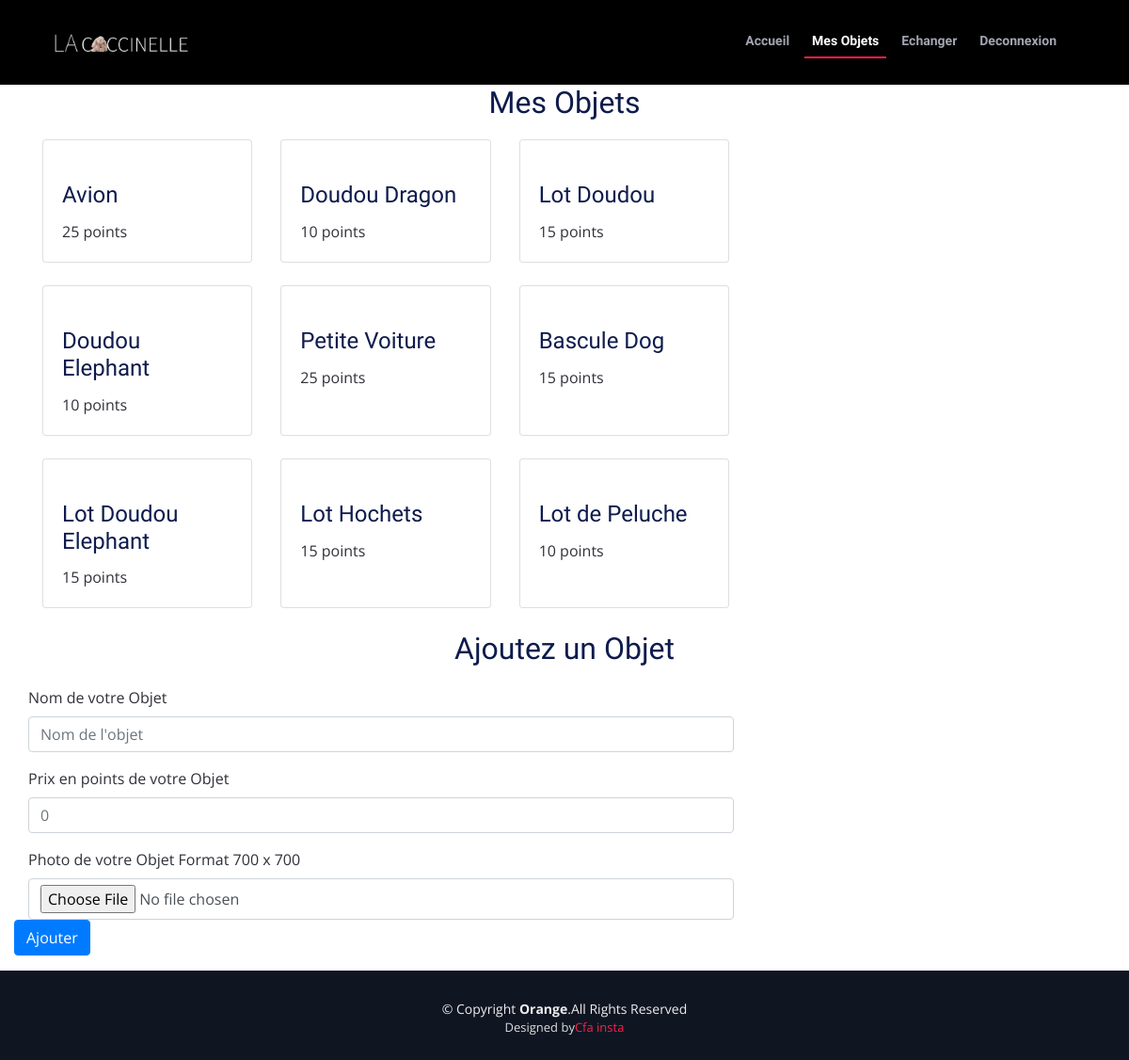
The page /mesobjets.php (signed in) on the database as committed earlier.
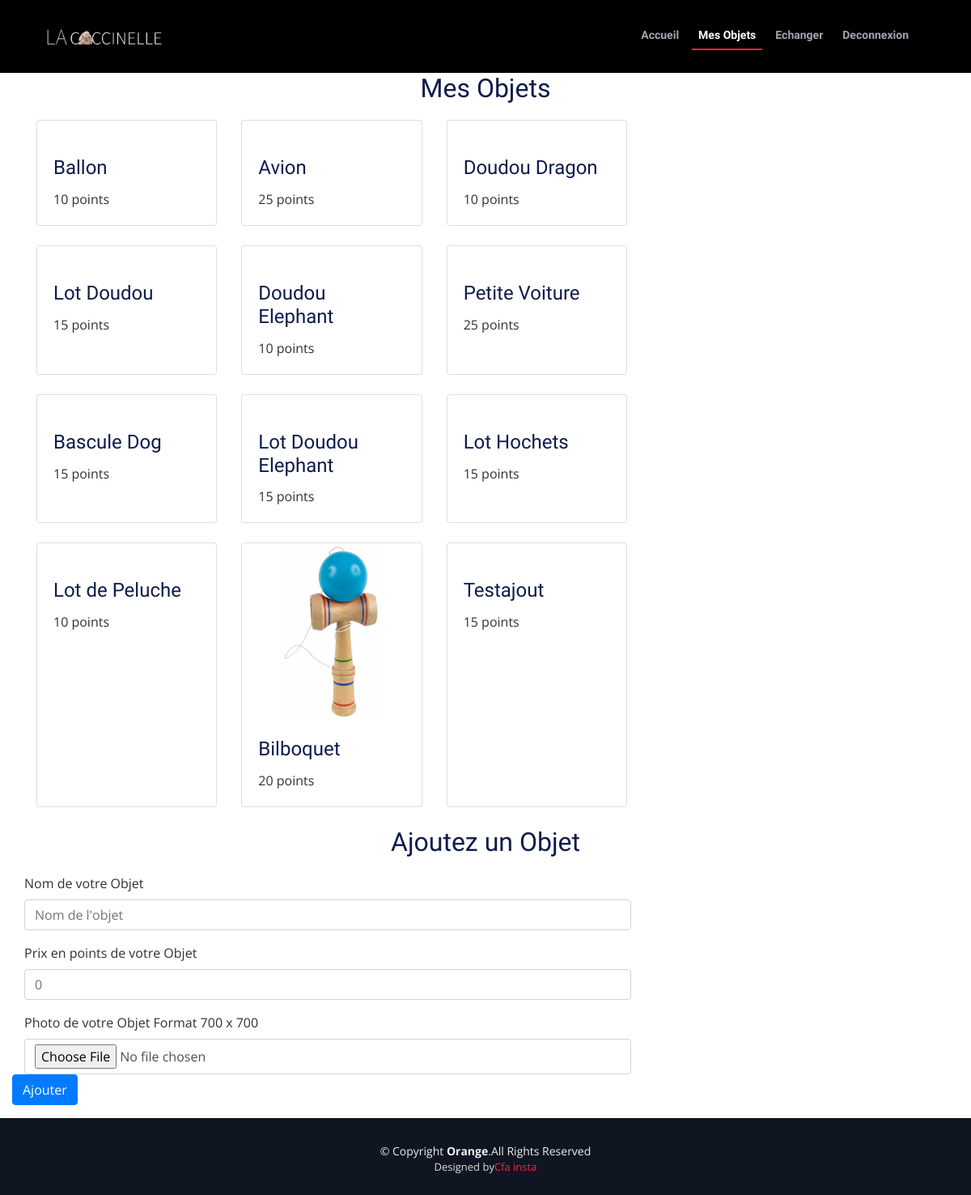
The same page on the database as committed later.
### tables this page shows
CREATE TABLE `objet` (
  `ID_Objet` int(11) NOT NULL,
  `Nom` varchar(50) NOT NULL,
  `Prix` int(5) NOT NULL,
  `Img` varchar(50) NOT NULL,
  `En_vente` tinyint(1) NOT NULL,
  `Id_enfant` int(11) NOT NULL
);

### controleur/leControleur.php (called while the page is built, shortened)
<?php
require_once("../modele/leModele.php");
class leControleur
{
    private $unModele;
    public function __construct($server,$bdd,$user,$mdp)
    {
        $this->unModele = new leModele($server,$bdd,$user,$mdp);
    }
	public function selectObjetsByChild($id_enfant)
    {
        return $this->unModele->selectObjetsByChild($id_enfant);
    }
}

### modele/leModele.php (called while the page is built, shortened)
<?php
class leModele {
    private $unPdo;
    public function __construct($server, $bdd, $user, $mdp)
    {
        $this->unPdo = null;
        try
        {
            $this->unPdo = new PDO("mysql:host=".$server.";dbname=".$bdd,$user,$mdp);
        }
        catch(PDOExecption $exp)
        {
            echo "Erreur de connexion à la base données";
            echo $exp->getMessage();
        }
    }
	public function selectObjetsByChild($id_enfant)
    {
    if ($this->unPdo != null) {
            $requete = "select * from Objet where id_enfant = :id_enfant;";
			$donnees = array(":id_enfant"=>$id_enfant);
            $select = $this->unPdo->prepare($requete);
            $select->execute($donnees);
            $result = $select->fetchAll();
            return $result;
        }
    }
}
?>

### vue/affichage/vueMesObjets.php (the view, shortened to what this page needs)
<h2> Mes Objets </h2>
<div class="container">
            <div class="row">
                <div class="col-lg-8">
                    <div class="row">
                        <?php
                        foreach ($result as $unResultat) {
                            ?>
                            <div class="col-lg-4 col-md-6 mb-4">
                                <div class="card h-100">
                                    <a href="#" data-toggle="modal" data-target="#<?php echo $unResultat['Nom']; ?>"><img class="card-img-top" src="../<?php echo $unResultat['Img']; ?>" alt=""></a>
                                    <div class="card-body">
                                        <h4 class="card-title">
                                            <?php
                                            echo "<td>", $unResultat['Nom'], "</td>";
                                            ?>
                                        </h4>
                                        <?php
                                        echo "<td>", $unResultat['Prix'], " points </td>";
                                        ?>
                                    </div>
                                </div>
                            </div>
    <?php
}
?>
                    </div>
                </div>
            </div>
        </div>
<div class="container-fluid">
    <h2> Ajoutez un Objet </h2>
    <form class="form-horizontal" action="" method="post" enctype="multipart/form-data">
        <div class="form-group">
            <label for="Nom" class="col-sm-4 control-label">Nom de votre Objet</label>
            <div class="col-sm-8">
                <input type="text" class="form-control" id="Nom" name="Nom" placeholder="Nom de l'objet">
            </div>
        </div>
        <div class="form-group">
            <label for="Prix"  class="col-sm-4 control-label">Prix en points de votre Objet</label>
            <div class="col-sm-8">
                <input type="text" class="form-control" id="Prix" name="Prix" placeholder="0">
            </div>
        </div
        <div class="form-group">
            <label for="image" class="col-sm-4 control-label">Photo de votre Objet Format 700 x 700</label>
            <div class="col-sm-8">
                <input type="file" id="Img" name="Img" class="form-control">
            </div>
        </div>
        <div class="form-group">
            <div class="col-sm-offset-4 col-sm-8">
                <input class='btn btn-primary' type="submit" name="ajouter" value="Ajouter">
            </div>
        </div>
</div>

Rows that differ between the two databases and show on the page:
added objet: Nom "Ballon", Prix "10"
added objet: Img (picture), Nom "Bilboquet", Prix "20"
added objet: Nom "Testajout", Prix "15"
